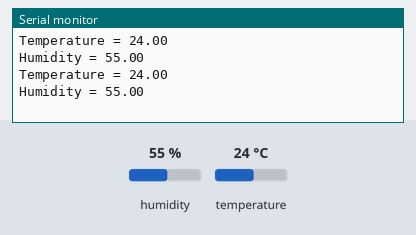
This sketch was run on a simulated Arduino Uno, built with avr-gcc and run on an emulated ATmega328P. Shown: the last lines printed to the serial monitor. The inputs (shaded band) are chosen by the test bench; at power-on: humidity 55 %, temperature 24 °C.

Above: at 3.8 s.
3.9 s: humidity set to 22 %
At 7.3 s:
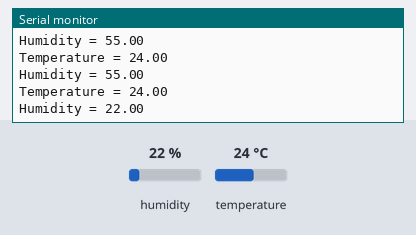
7.8 s: temperature set to 12 °C
At 10.5 s:
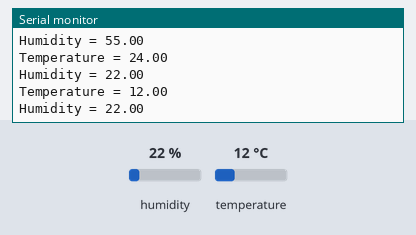
11.7 s: humidity set to 40 %
At 13.7 s:
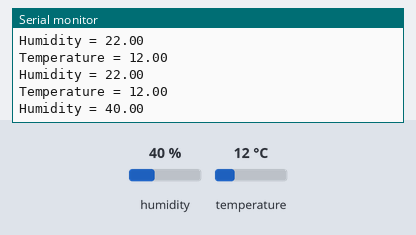
Timing chart, 0 to 15.2 s (numbered marks = the images above; inputs shaded):
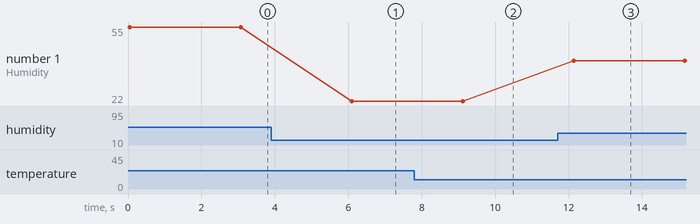

The sketch:

dht.ino
```cpp
#include <dht.h>

dht DHT;

#define DHT11_PIN 7

void setup(){
  Serial.begin(9600);
}

void loop()
{
  int chk = DHT.read11(DHT11_PIN);
  float t = DHT.temperature;
  float h = DHT.humidity;
  Serial.print("Temperature = ");

  Serial.println(t);

  Serial.print("Humidity = ");
  Serial.println(h);
  delay(3000);
}
```

Measured:
- after the input at 3.9 s, the serial monitor: prints a new line after 2.2 s (image 1)
- after the input at 7.8 s, the serial monitor: prints a new line after 1.3 s (image 2)
- after the input at 11.7 s, the serial monitor: prints a new line after 0.44 s (image 3)
- plotted number 1: 55 → 22 after the input at 3.9 s, 22 → 40 after the input at 11.7 s
